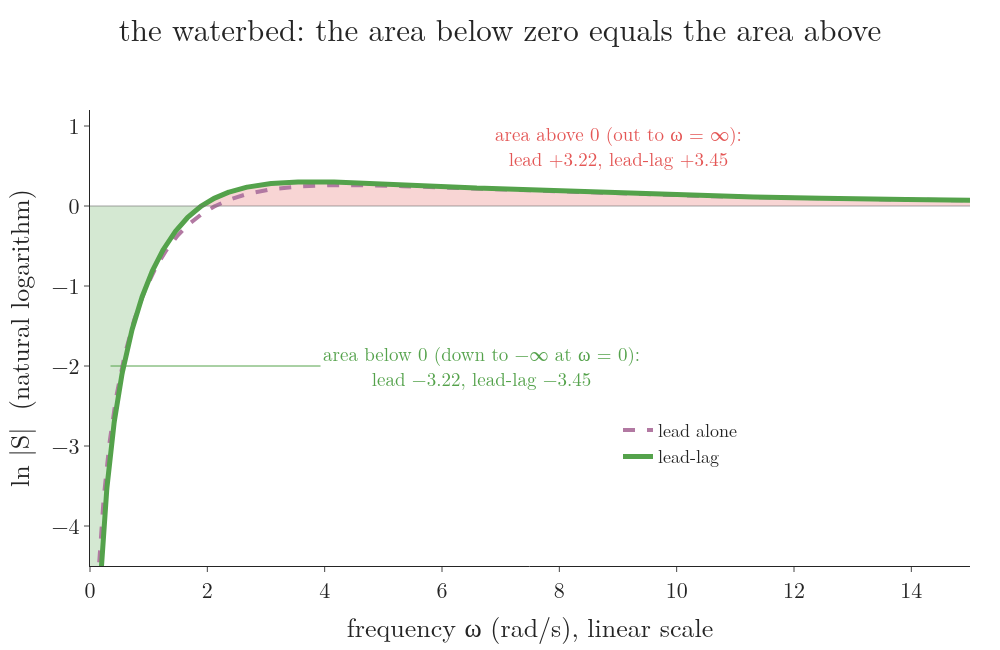

Source code (Python):
"""The waterbed effect (Bode's integral formula) on the heading loop. The natural logarithm of |S| is drawn against
frequency on a LINEAR axis, for the lead alone (purple, dashed) and the lead-lag (green). For a loop with no unstable
poles whose gain falls at least as fast as 1/w^2, the area below zero equals the area above zero. Lead alone:
-3.22 and +3.22; lead-lag: -3.45 and +3.45 (1.18 of it lies beyond 15 rad/s, off the chart). Pushing |S| down at low
frequencies has pushed it up above 1.90 rad/s. Run: python waterbed.py -> waterbed.png"""
from pathlib import Path

import numpy as np
import plotly.graph_objects as go
from scipy.integrate import quad
from scipy.optimize import brentq
from gifkit import FONT, GREEN, GREY, PURPLE, RED
from loopkit import C_lead, C_leadlag, P_head

here = Path(__file__).parent


def lnS(C):
    return lambda x: np.log(abs(1 / (1 + C(1j * x) * P_head(1j * x))))


areas = {}
for name, C in (("lead", C_lead), ("leadlag", C_leadlag)):
    f = lnS(C)
    wsc = brentq(f, 0.5, 5)
    neg = quad(f, 0, wsc, limit=500, points=[0.025, 0.25, 0.833])[0]
    pos = sum(quad(f, lo, hi, limit=500)[0] for lo, hi in ((wsc, 15), (15, 1e3), (1e3, 1e6)))
    areas[name] = (wsc, neg, pos)
    assert abs(neg + pos) < 1e-3
assert abs(areas["lead"][1] + 3.22) < 5e-3 and abs(areas["leadlag"][1] + 3.45) < 5e-3 and abs(areas["leadlag"][0] - 1.90) < 5e-3

w = np.linspace(1e-4, 15, 3000)
y = lnS(C_leadlag)(w)
yl = lnS(C_lead)(w)
fig = go.Figure()
fig.add_trace(go.Scatter(x=w, y=np.minimum(y, 0), fill="tozeroy", fillcolor="rgba(84,162,75,0.25)", mode="none",
                         showlegend=False))
fig.add_trace(go.Scatter(x=w, y=np.maximum(y, 0), fill="tozeroy", fillcolor="rgba(228,87,86,0.25)", mode="none",
                         showlegend=False))
fig.add_trace(go.Scatter(x=w, y=yl, line=dict(color=PURPLE, width=4, dash="dash"), name="lead alone"))
fig.add_trace(go.Scatter(x=w, y=y, line=dict(color=GREEN, width=5), name="lead-lag"))
fig.add_hline(y=0, line=dict(color=GREY, width=2))
fig.add_annotation(x=0.35, y=-2.0, text="area below 0 (down to −∞ at ω = 0):<br>lead −3.22, lead-lag −3.45",
                   ax=210, ay=0, xanchor="left", font=dict(size=19, color=GREEN), arrowcolor=GREEN)
fig.add_annotation(x=9, y=0.75, text="area above 0 (out to ω = ∞):<br>lead +3.22, lead-lag +3.45", showarrow=False,
                   font=dict(size=19, color=RED))
fig.update_xaxes(title_text="frequency ω (rad/s), linear scale", range=[0, 15])
fig.update_yaxes(title_text="ln |S|  (natural logarithm)", range=[-4.5, 1.2])
fig.update_layout(template="simple_white", font=FONT, width=1000, height=650, margin=dict(l=90, r=30, t=110, b=70),
                  legend=dict(x=0.6, y=0.2, font=dict(size=18)),
                  title=dict(x=0.5, y=0.97, text="the waterbed: the area below zero equals the area above"))
fig.write_image(here / "waterbed.png", scale=1)
